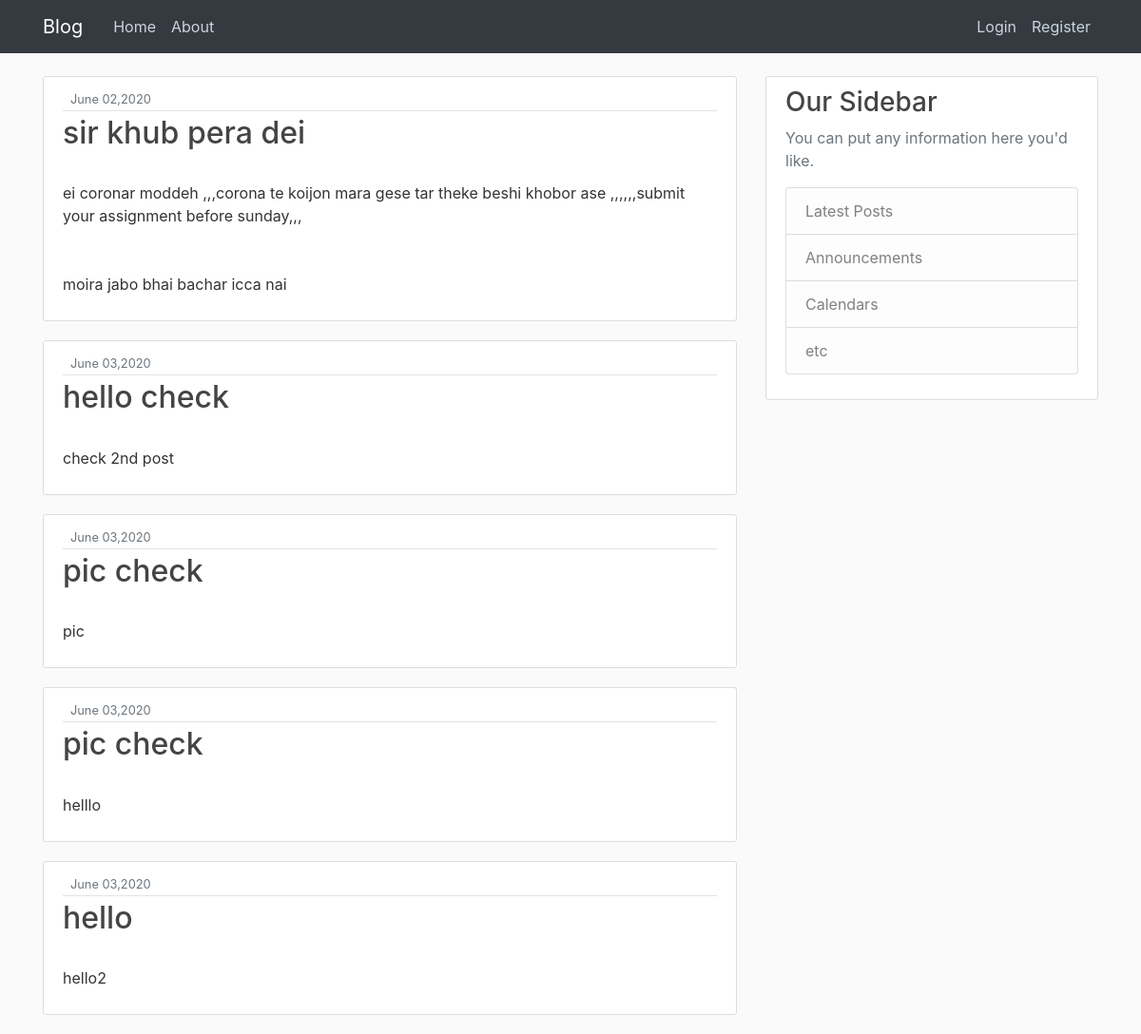
The page / on the database its author committed.
### simple_blog/models.py (models this page shows)
class Post(models.Model):
	title = models.CharField(max_length=250)
	content = models.TextField()
	date_posted = models.DateTimeField(default=timezone.now)
	thumb = models.ImageField(upload_to='media/images',blank=True)

### simple_blog/views.py (the view)
# urls.py: 2. Add a URL to urlpatterns:  path('', views.home, name='home')
def home(request):
    context = {
        'posts': Post.objects.all()
    }
    return render(request, 'home.html',context)

### simple_blog/templates/home.html (shortened to what this page needs)
{% extends "base.html" %}
{% block content %}
    {% for post in posts %}
        <article class="media content-section">
          <div class="media-body">
            <div class="article-metadata">
              <small class="text-muted">{{ post.date_posted|date:"F d,Y" }}</small>
            </div>
            <h2><a class="article-title" href="#">{{ post.title }}</a></h2>
            <p class="article-content">{{ post.content }}</p>
          </div>
        </article>
    {% endfor %}
{% endblock content %}s

### simple_blog/templates/base.html (shortened to what this page needs)
{% load static %}
<!DOCTYPE html>
<html>
<head>
    <link rel="stylesheet" href="https://maxcdn.bootstrapcdn.com/bootstrap/4.0.0/css/bootstrap.min.css">
    <link rel="stylesheet" type="text/css" href="{% static 'main.css' %}">
</head>
<body>
    <header class="site-header">
      <nav class="navbar navbar-expand-md navbar-dark bg-dark fixed-top">
        <div class="container">
          <a class="navbar-brand mr-4" href="{% url 'blog-home' %}"> Blog</a>
          <div class="collapse navbar-collapse" id="navbarToggle">
            <div class="navbar-nav mr-auto">
              <a class="nav-item nav-link" href="{% url 'blog-home' %}">Home</a>
              <a class="nav-item nav-link" href="{% url 'blog-about' %}">About</a>
            </div>
            <div class="navbar-nav">
              <a class="nav-item nav-link" href="#">Login</a>
              <a class="nav-item nav-link" href="#">Register</a>
            </div>
          </div>
        </div>
      </nav>
    </header>
     <main role="main" class="container">
      <div class="row">
        <div class="col-md-8">
          {% block content %}{% endblock %}
        </div>
        <div class="col-md-4">
          <div class="content-section">
            <h3>Our Sidebar</h3>
            <p class='text-muted'>You can put any information here you'd like.
              <ul class="list-group">
                <li class="list-group-item list-group-item-light">Latest Posts</li>
                <li class="list-group-item list-group-item-light">Announcements</li>
                <li class="list-group-item list-group-item-light">Calendars</li>
                <li class="list-group-item list-group-item-light">etc</li>
              </ul>
            </p>
          </div>
        </div>
      </div>
    </main>
</body>
</html>

### simple_blog/static/main.css (style rules this page uses)
body { background: #fafafa; color: #333333; margin-top: 5rem; }
h1, h2, h3, h4, h5, h6 { color: #444444; }
ul { margin: 0; }
.site-header .navbar-nav .nav-link { color: #cbd5db; }
.content-section { background: #ffffff; padding: 10px 20px; border: 1px solid #dddddd; border-radius: 3px; margin-bottom: 20px; }
.article-title { color: #444444; }
.article-content { white-space: pre-line; }
.article-metadata { padding-bottom: 1px; margin-bottom: 4px; border-bottom: 1px solid #e3e3e3 }

### rows shown on the page
Post: date_posted "June 02,2020", title "sir khub pera dei", content "ei coronar moddeh ,,,corona te koijon mara gese tar theke beshi khobor ase ,,,,,,submit your assignment before sunday,,, moira jabo bhai bachar icca nai"
Post: date_posted "June 03,2020", title "hello check", content "check 2nd post"
Post: date_posted "June 03,2020", title "pic check", content "pic"
Post: date_posted "June 03,2020", title "pic check", content "helllo"
Post: date_posted "June 03,2020", title "hello", content "hello2"
